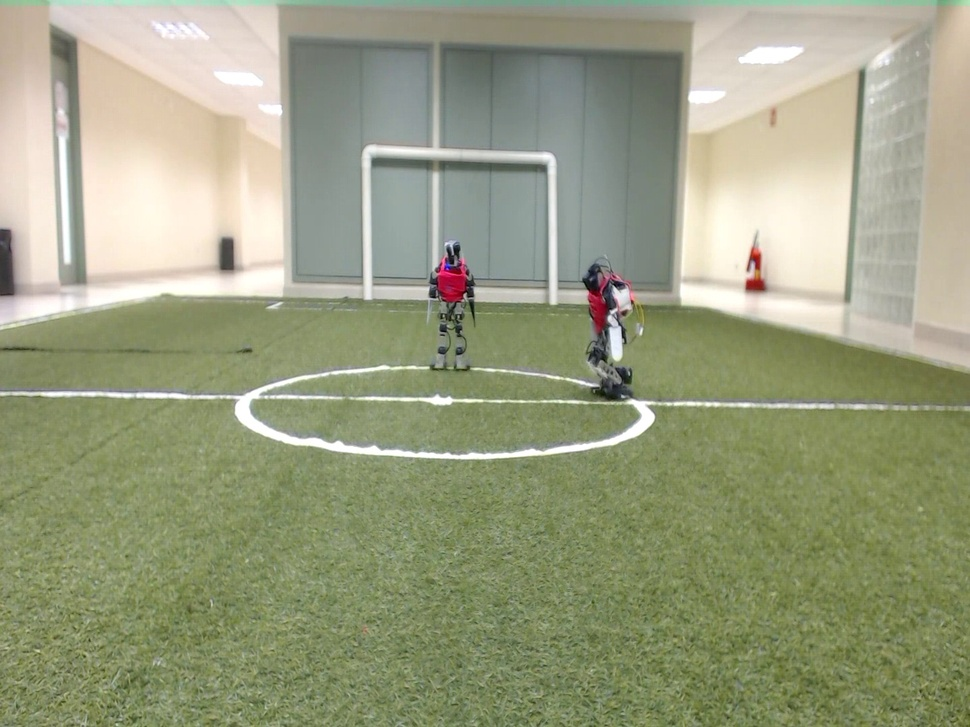
#> input picture AI/Vision/Train/imagens to classify/Robot-26-01-2018 11:58:52.73.jpg, 970 x 727 px, shrunk from 1440 x 1080 before the run, given in place of the camera
$ python color_segmentation.py   (Python 2 division)
#> lines starting #> are read from the running program, lines starting #| are printed output that depends on the picture; after the words box and inside, x2 and y2 are one past the last pixel; in counts of white or black regions, pixels touching at a corner belong together
#! /usr/bin/env python

import cv2
import cv2.cv as cv
import numpy as np

def nothing(x,y):
    pass

cv2.namedWindow('image')
# create trackbars for color change
cv2.createTrackbar('H_Low','image',0,255,nothing)
cv2.createTrackbar('H_High','image',0,255,nothing)
cv2.createTrackbar('S_Low','image',0,255,nothing)
cv2.createTrackbar('S_High','image',255,255,nothing)
cv2.createTrackbar('V_Low','image',0,255,nothing)
cv2.createTrackbar('V_High','image',255,255,nothing)

cap = cv2.VideoCapture(0)

while(1):

    # Take each frame
    ret, frame = cap.read()
#> frame is the input picture: shape (727, 970, 3); mean B, G, R 127.8, 157.7, 153.3

    # Convert BGR to HSV
    hsv = cv2.cvtColor(frame, cv2.COLOR_BGR2HSV)
#> hsv: shape (727, 970, 3); mean H, S, V 38.7, 58.1, 160.9

    # get current positions of four trackbars
    h_high  = cv2.getTrackbarPos('H_High','image')
    h_low = cv2.getTrackbarPos('H_Low','image')
    s_high = cv2.getTrackbarPos('S_High','image')
    s_low = cv2.getTrackbarPos('S_Low','image')
    v_high = cv2.getTrackbarPos('V_High','image')
    v_low = cv2.getTrackbarPos('V_Low','image')

    #orange:
    lower_blue = np.array([h_low,s_low,v_low])
    upper_blue = np.array([h_high,s_high,v_high])

    # Threshold the HSV image to get only orange colors
    mask = cv2.inRange(hsv, lower_blue, upper_blue)
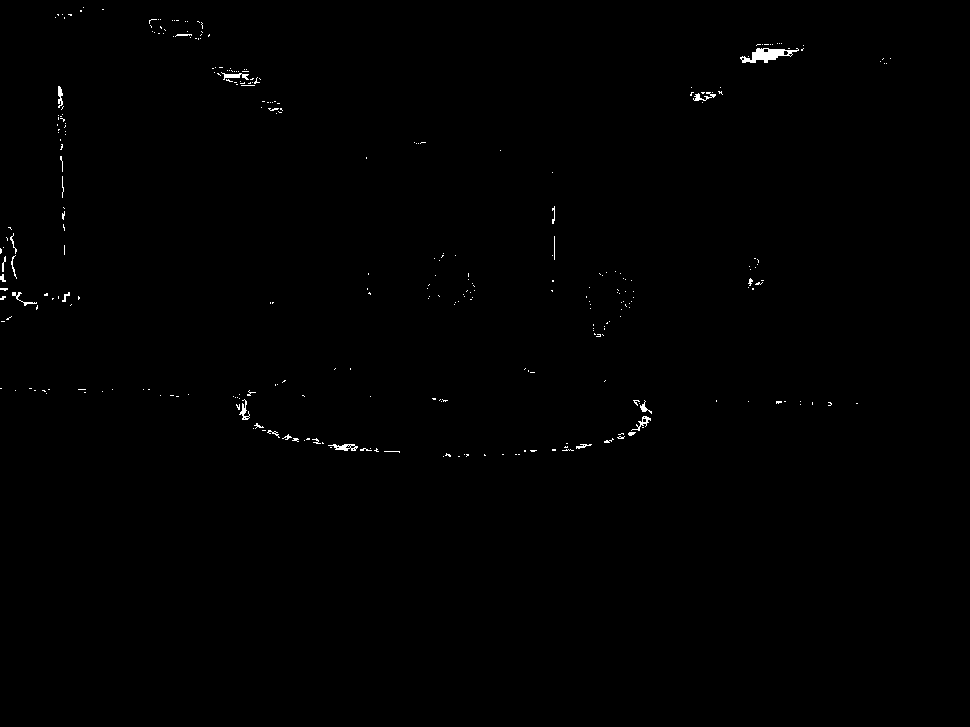
#> mask: shape (727, 970); 0.36% white in thin lines or dots, all inside (x1, y1, x2, y2) = (0, 7, 891, 457)

	#erosion
    kernel = np.ones((5,5),np.uint8)
    erosion = cv2.erode(mask,kernel,iterations=3)
#> erosion: shape (727, 970); every value is 0

    #dilation
    dilation = cv2.dilate(erosion,kernel,iterations=3)

    img = cv2.medianBlur(dilation,21)

    # Bitwise-AND mask and original image
    res = cv2.bitwise_and(frame,frame, mask=dilation)
#> res: shape (727, 970, 3); every value is 0

    momento = cv2.moments(img)
#> momento = moments, m00 0
    try:
        cx = int(momento['m10']/momento['m00'])
        cy = int(momento['m01']/momento['m00'])
        area = momento['m00']
        print cx, cy, area
    except ZeroDivisionError:
        pass

    font = cv2.FONT_HERSHEY_SIMPLEX
    cv2.putText(img,'Press: ',(30,30), font, 0.5, 160)
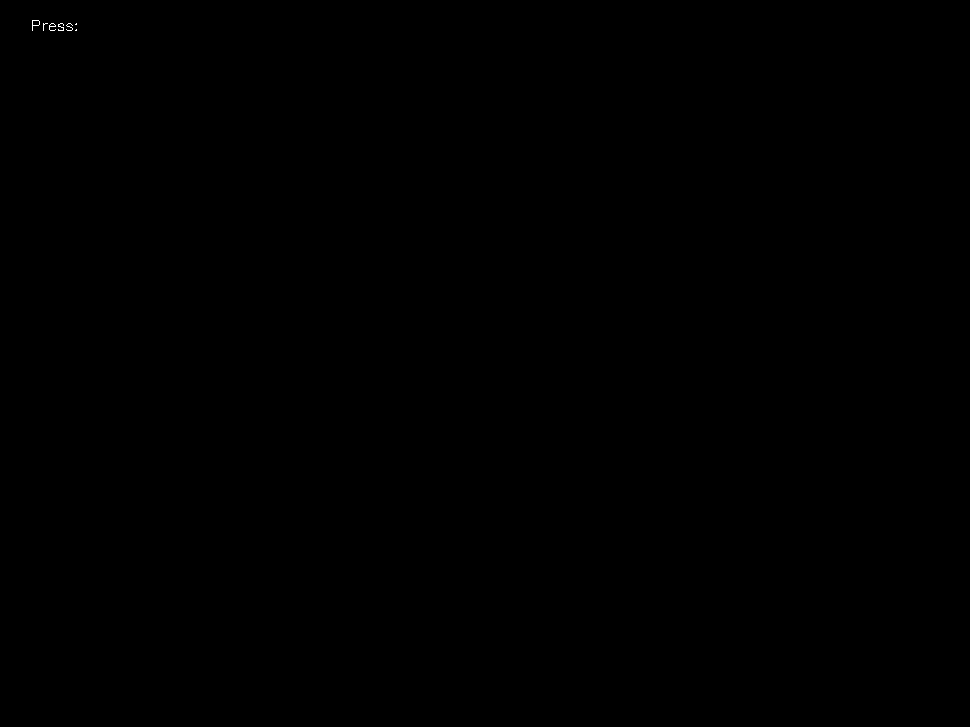
#> img: shape (727, 970); values 0 (black) and 160 (white), 0.02% white in thin lines or dots, all inside (x1, y1, x2, y2) = (32, 20, 77, 31)
    cv2.putText(img,'o for orange',(30,50), font, 0.5, 160)
#> img: shape (727, 970); values 0 (black) and 160 (white), 0.04% white in thin lines or dots, all inside (x1, y1, x2, y2) = (32, 20, 131, 55)
    cv2.putText(img,'y for yellow',(30,70), font, 0.5, 160)
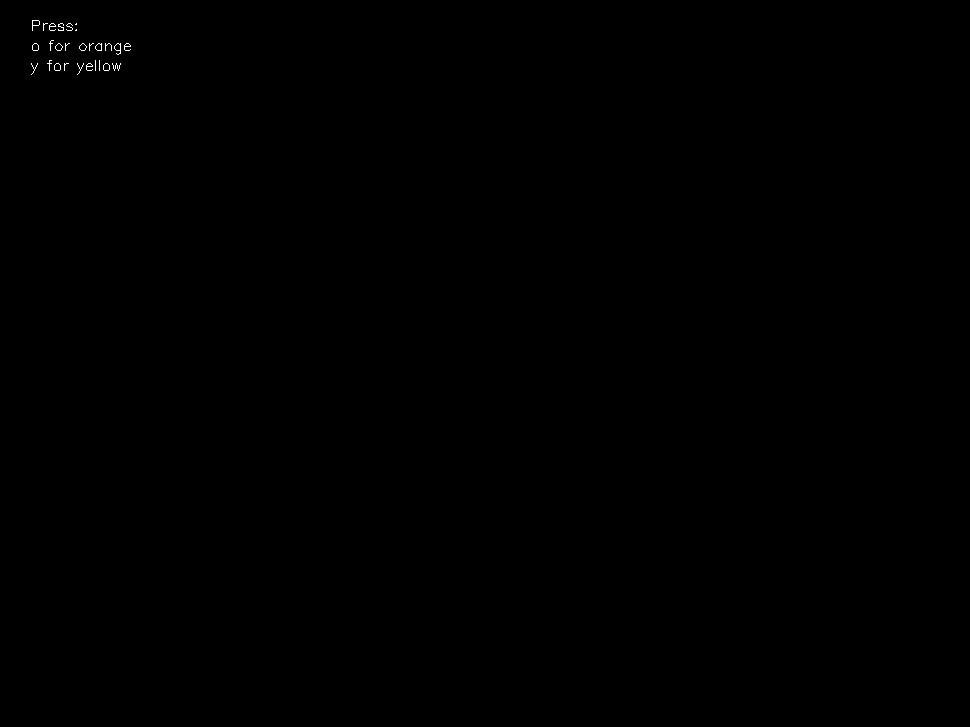
#> img: shape (727, 970); values 0 (black) and 160 (white), 0.07% white in thin lines or dots, all inside (x1, y1, x2, y2) = (31, 20, 131, 75)
    cv2.putText(img,'g for green',(30,90), font, 0.5, 160)
#> img: shape (727, 970); values 0 (black) and 160 (white), 0.09% white in thin lines or dots, all inside (x1, y1, x2, y2) = (31, 20, 131, 95)
    cv2.putText(img,'v for violet',(30,110), font, 0.5, 160)
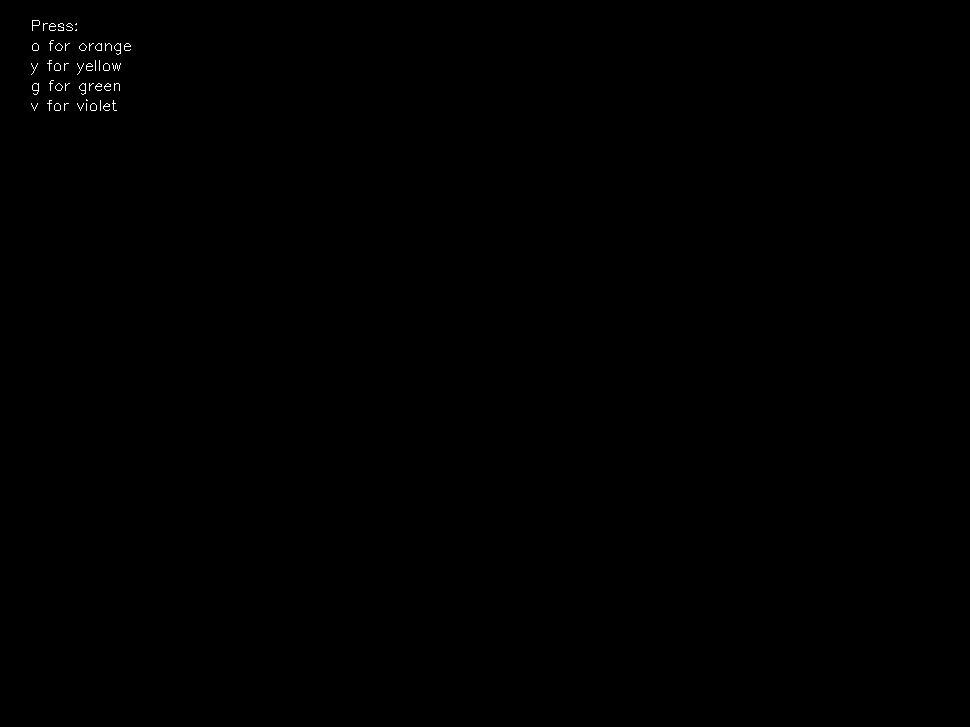
#> img: shape (727, 970); values 0 (black) and 160 (white), 0.11% white in thin lines or dots, all inside (x1, y1, x2, y2) = (31, 20, 131, 111)
    cv2.putText(img,'r for red',(30,130), font, 0.5, 160)
#> img: shape (727, 970); values 0 (black) and 160 (white), 0.13% white in thin lines or dots, all inside (x1, y1, x2, y2) = (31, 20, 131, 131)
    cv2.putText(img,'b for blue',(30,150), font, 0.5, 160)
#> img: shape (727, 970); values 0 (black) and 160 (white), 0.15% white in thin lines or dots, all inside (x1, y1, x2, y2) = (31, 20, 131, 151)
    cv2.putText(img,'Esc for exit',(30,170), font, 0.5, 160)
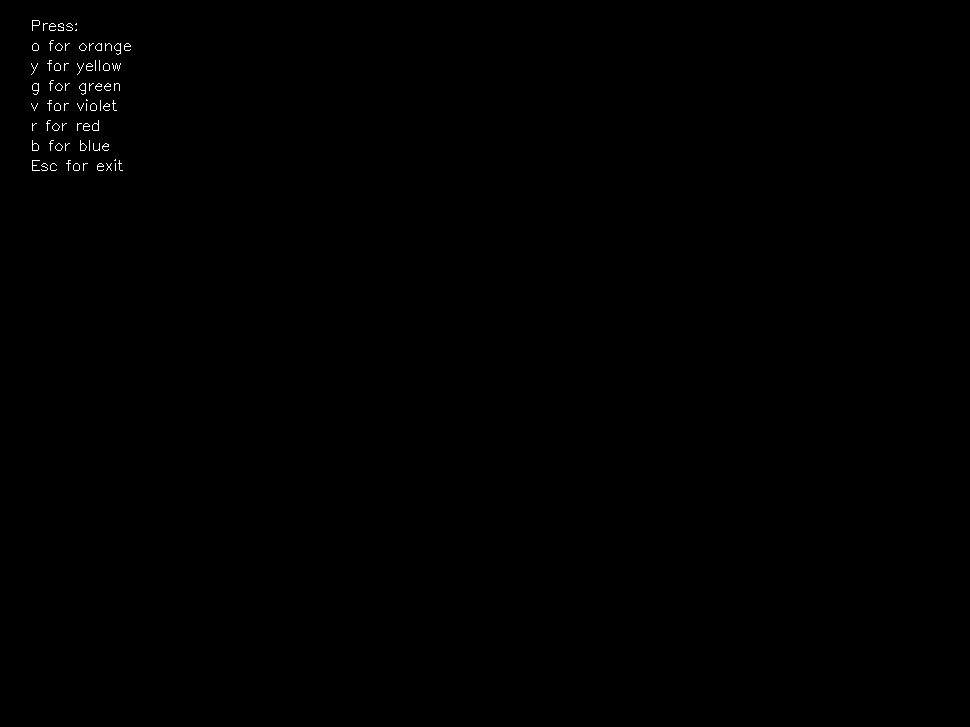
#> img: shape (727, 970); values 0 (black) and 160 (white), 0.18% white in thin lines or dots, all inside (x1, y1, x2, y2) = (31, 20, 131, 171)

    cv2.imshow('image',img)
    cv2.imshow('frame',frame)
    cv2.imshow('cor',res)
    k = cv2.waitKey(5) & 0xFF
#> (key Esc is pressed here)
    if k == 27:
        break
    if k ==  98: #b - blue
        cv2.setTrackbarPos('H_High', 'image', 130)
        cv2.setTrackbarPos('H_Low', 'image', 75)
    if k ==  111: #o - orange
        cv2.setTrackbarPos('H_High', 'image', 22)
        cv2.setTrackbarPos('H_Low', 'image', 0)
    if k ==  121: #y - yellow
        cv2.setTrackbarPos('H_High', 'image', 38)
        cv2.setTrackbarPos('H_Low', 'image', 22)
    if k ==  103: #g - green
        cv2.setTrackbarPos('H_High', 'image', 92)
        cv2.setTrackbarPos('H_Low', 'image', 75)
    if k ==  118: #v - violet
        cv2.setTrackbarPos('H_High', 'image', 160)
        cv2.setTrackbarPos('H_Low', 'image', 130)
    if k ==  114: #r - red
        cv2.setTrackbarPos('H_High', 'image', 179)
        cv2.setTrackbarPos('H_Low', 'image', 160)

cv2.destroyAllWindows()
